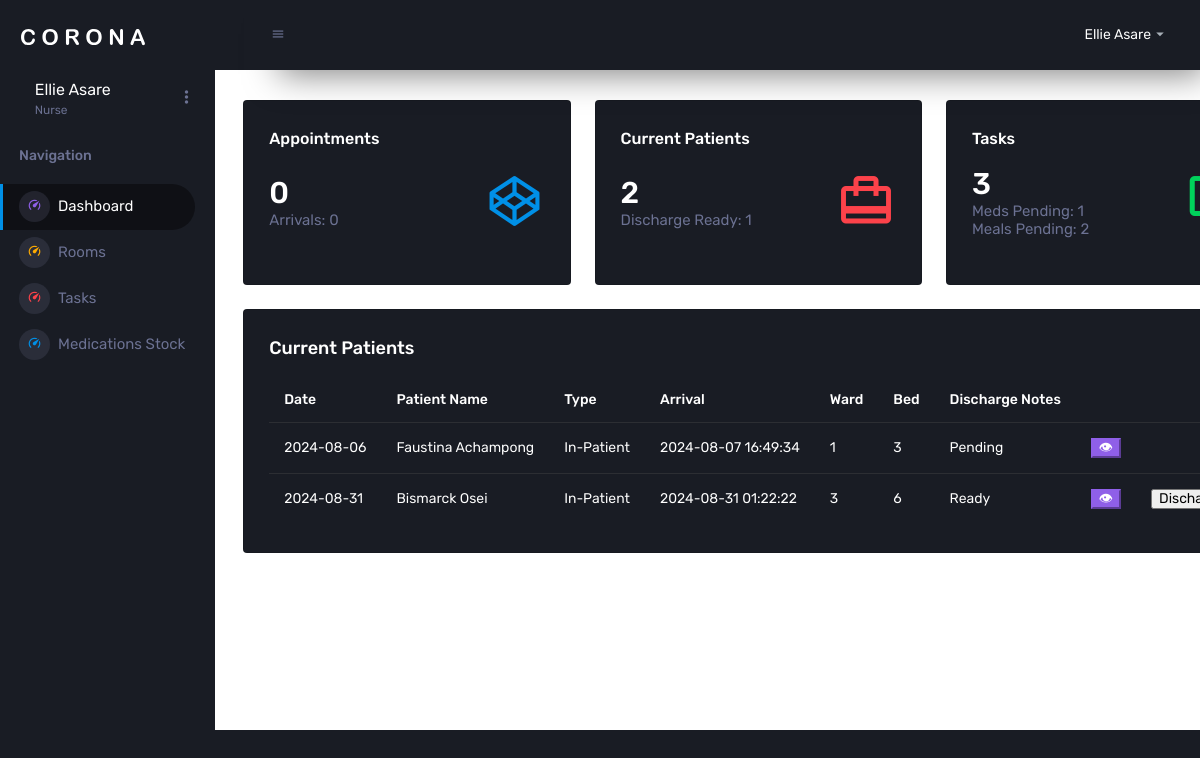
Page /pages/nurse/viewpatients.php (signed in) on the committed database.
### tables this page shows
CREATE TABLE `appointments` (
  `id` int(11) NOT NULL,
  `patient_id` int(11) NOT NULL,
  `doc_id` varchar(255) NOT NULL,
  `date` date NOT NULL,
  `time` time NOT NULL,
  `diagnosis` varchar(255) DEFAULT NULL,
  `type` enum('In-Patient','Consultation') NOT NULL,
  `check_in` datetime DEFAULT NULL,
  `check_out` datetime DEFAULT NULL,
  `patient_condition` varchar(255) NOT NULL,
  `resuscitation_status` enum('yes','no') NOT NULL,
  `diet` varchar(255) NOT NULL,
  `medical_history` text DEFAULT NULL
);

### pages/nurse/viewpatients.php (the view, shortened to what this page needs)
<?php
include "../conn.php";
include "../searchbar2.php";
?>
<!DOCTYPE html>
<html lang="en">
  <head>
    <link rel="stylesheet" href="../../assets/vendors/mdi/css/materialdesignicons.min.css">
    <link rel="stylesheet" href="../../assets/vendors/css/vendor.bundle.base.css">
    <link rel="stylesheet" href="../../assets/css/style.css">
  </head>
  <body>
  <div class="container-scroller">
    <?php include "../nav.php";
$sql = "SELECT patient.pat_id, appointments.date,concat(Fname,' ',LName) 'Patient Name',appointments.type,
COALESCE(beds.room_id,'N/A')'Room', COALESCE(beds.bed_id,'N/A')'Bed',
appointments.id,appointments.check_in,
case
when nt.notes is null then 'Pending'
else 'Ready'
end as 'dis_notes'
FROM appointments
INNER join patient on appointments.patient_id = patient.pat_id
Left JOIN (SELECT apt_id,notes from notes WHERE type = 'dis_notes') nt on nt.apt_id = appointments.id
left join patients_beds pb on appointments.id = pb.apt_id
Left join beds on beds.bed_id = pb.bed_id
 where type = 'In-Patient' and check_in is not null and check_out is null
 order by appointments.date;";
$result = $conn->query($sql);
    ?>
  <div class="main-panel">
        <div class="content-wrapper">
            <div class="row">
              <div class="col-sm-4 grid-margin">
                <div class="card">
                  <div class="card-body">
                    <h5>Appointments</h5>
                    <div class="row">
                      <div class="col-8 col-sm-12 col-xl-8 my-auto">
                        <div class="d-flex d-sm-block d-md-flex align-items-center">
                        <?php
                        $sql = "SELECT COUNT(*) AS total_app, COALESCE(SUM(CASE WHEN check_in is not null THEN 1 ELSE 0 END),0) AS arrived_app FROM appointments where check_out is null and date = 'date(Y-m-d)';";
                        $app = $conn->query($sql)->fetch_assoc();
                        ?>
                          <h2 class="mb-0"><?php echo $app["total_app"]?></h2>
                        </div>
                        <h6 class="text-muted font-weight-normal"><?php echo "Arrivals: $app[arrived_app]"?></h6>
                      </div>
                      <div class="col-4 col-sm-12 col-xl-4 text-center text-xl-right">
                        <i class="icon-lg mdi mdi-codepen text-primary ml-auto"></i>
                      </div>
                    </div>
                  </div>
                </div>
              </div>
              <div class="col-sm-4 grid-margin">
                <div class="card">
                  <div class="card-body">
                    <h5>Current Patients</h5>
                    <div class="row">
                      <div class="col-8 col-sm-12 col-xl-8 my-auto">
                        <div class="d-flex d-sm-block d-md-flex align-items-center">
                        <?php
                        $sql = "SELECT COUNT(DISTINCT id) AS tot_patients,COALESCE(SUM(CASE WHEN notes.type = 'dis_notes'  THEN 1 ELSE 0 END),0) AS dis_ready FROM appointments
left JOIN notes on notes.apt_id = appointments.id
where check_in is not null and check_out is null and appointments.type = 'In-Patient';";
                        $app = $conn->query($sql)->fetch_assoc();
                        ?>
                          <h2 class="mb-0"><?php echo $app["tot_patients"]?></h2>
                        </div>
                        <h6 class="text-muted font-weight-normal"><?php echo "Discharge Ready: $app[dis_ready]"?></h6>
                      </div>
                      <div class="col-4 col-sm-12 col-xl-4 text-center text-xl-right">
                        <i class="icon-lg mdi mdi-wallet-travel text-danger ml-auto"></i>
                      </div>
                    </div>
                  </div>
                </div>
              </div>
              <div class="col-sm-4 grid-margin">
                <div class="card">
                  <div class="card-body">
                    <h5>Tasks</h5>
                    <div class="row">
                      <div class="col-10 col-sm-12 col-xl-8 my-auto">
                        <div class="d-flex d-sm-block d-md-flex align-items-center">
                          <?php
                          $sql ="SELECT
                                      (tasks.total_meds + tasks.total_meals) AS total_tasks,
                                      tasks.total_meds,
                                      tasks.total_meals
                                  FROM (
                                      SELECT
                                          -- meds count
                                          (SELECT COUNT(*)
                                          FROM (
                                              SELECT pm.med_id
                                              FROM patients_meds pm
                                              JOIN appointments a ON pm.apt_id = a.id
                                              LEFT JOIN patients_meds_count pmc ON pmc.p_med_id = pm.p_med_id
                                              WHERE a.check_out IS NULL
                                              GROUP BY pm.med_id, pm.per_day, pm.num_days
                                              HAVING (pm.per_day*pm.num_days) != COUNT(pmc.med_count_id)
                                          ) meds
                                          ) AS total_meds,
                                          -- meals count
                                          (SELECT COUNT(*)
                                          FROM patients_meals pml
                                          JOIN appointments a ON pml.apt_id = a.id
                                          WHERE pml.served IS NULL
                                            AND a.check_out IS NULL
                                          ) AS total_meals
                                  ) AS tasks
                                  LIMIT 1;";
                            $task = $conn->query($sql)->fetch_assoc();
                          ?>
                          <h2 class="mb-0"><?php echo $task["total_tasks"]?></h2>
                        </div>
                        <h6 class="text-muted font-weight-normal"><?php echo "Meds Pending: ".$task["total_meds"] ."<br> Meals Pending: ".$task["total_meals"]?></h6>
                      </div>
                      <div class="col-4 col-sm-12 col-xl-4 text-center text-xl-right">
                        <i class="icon-lg mdi mdi-monitor text-success ml-auto"></i>
                      </div>
                    </div>
                  </div>
                </div>
              </div>
            </div>
            <div class="row ">
              <div class="col-12 grid-margin">
                <div class="card">
                  <div class="card-body">
                    <h4 class="card-title">Current Patients</h4>
                    <div class="table-responsive">
                        <table class ='table'>
                        <thead>
                            <tr>
                                <th>Date</th>
                                <th>Patient Name</th>
                                <th>Type</th>
                                <th>Arrival</th>
                                <th>Ward</th>
                                <th>Bed</th>
                                <th>Discharge Notes</th>
                                <th></th>
                                <th></th>
                            </tr>
                        </thead>
                        <tbody>
                        <?php
                        if ($result){
                            if ($result->num_rows > 0) {
                                while($row = $result->fetch_assoc()) {
                                    echo "<tr>
                                    <td>".$row["date"]."</td>
                                    <td>".$row["Patient Name"]."</td>
                                    <td>".$row["type"]."</td><td>".$row["check_in"]."</td>
                                    <td>".$row["Room"]."</td><td>".$row["Bed"]."</td>
                                    <td>".$row["dis_notes"]."</td>
                                <td>
                                <div>
                                    <form action='viewpatient.php' method='post'>
                                        <input type='hidden' name='id' value=".$row['id'].">
                                        <input class = 'btn-info' type='submit' value='&#128065;'>
                                    </form>
                                </div>
                                </td>";
                                if($row["dis_notes"]=="Ready"){
                                    echo"<td><div>
                                        <form action='' method='post'>
                                            <input type='hidden' name='id' value=".$row['id'].">
                                            <input type='submit' value='Discharge'>
                                        </form>
                                    </div>
                                    </td>
                                    ";
                                }
                                }
                            }
                        }
                        ?>
                        </tbody>
                        </table>
                    </div>
                  </div>
                </div>
              </div>
            </div>
          </div>
        </div>

### rows in the picture
appointments: date "2024-08-06", Patient "Faustina Achampong", type "In-Patient", check_in "2024-08-07 16:49:34", Room "1", Bed "3", dis_notes "Pending"
appointments: date "2024-08-31", Patient "Bismarck Osei", type "In-Patient", check_in "2024-08-31 01:22:22", Room "3", Bed "6", dis_notes "Ready"

### other values in the picture
$_SESSION["user"][2] "Ellie Asare"
$_SESSION["user"][1] "Nurse"
$nav[$i][1] "Dashboard"
$nav[$i][1] "Rooms"
$nav[$i][1] "Tasks"
$nav[$i][1] "Medications Stock"
$app["total_app"] "0"
$app[arrived_app] "0"
$app["tot_patients"] "2"
$app[dis_ready] "1"
$task["total_tasks"] "3"
$task["total_meds"] "1"
$task["total_meals"] "2"
